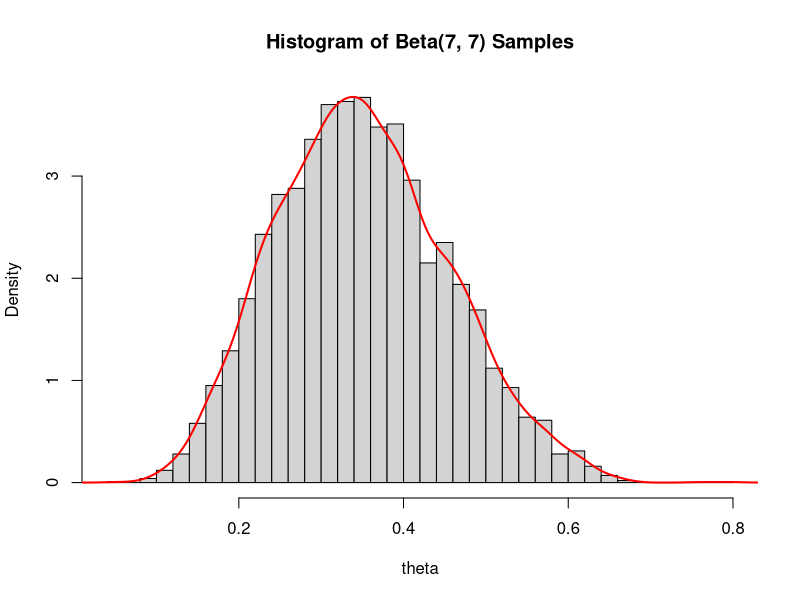

Source code (R):
set.seed(456)

theta_samples <- rbeta(5000, shape1 = 7, shape2 = 13)


hist(theta_samples, breaks = 50, probability = TRUE, main = "Histogram of Beta(7, 7) Samples", xlab = "theta")


lines(density(theta_samples), col = "red", lwd = 2)

print(mean(theta_samples))

print(sd(theta_samples))

print(quantile(theta_samples, probs = c(0.025, 0.975)))
